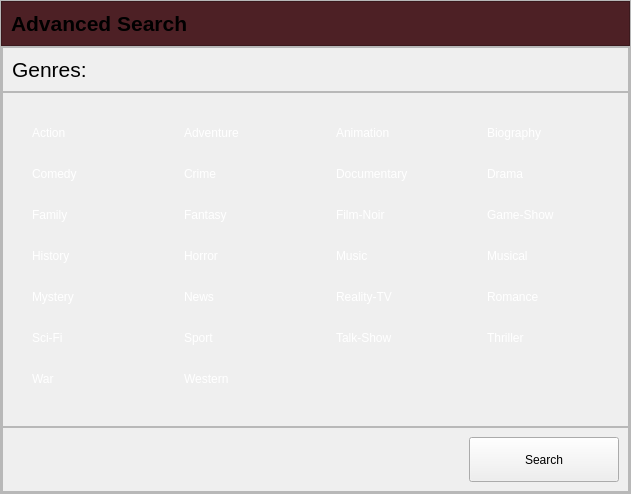
                <widget class="QWidget" name="scrollAreaWidgetContents_2">
                 <property name="geometry">
                  <rect>
                   <x>0</x>
                   <y>0</y>
                   <width>631</width>
                   <height>494</height>
                  </rect>
                 </property>
                 <layout class="QHBoxLayout" name="horizontalLayout_28">
                  <property name="spacing">
                   <number>0</number>
                  </property>
                  <property name="leftMargin">
                   <number>0</number>
                  </property>
                  <property name="topMargin">
                   <number>0</number>
                  </property>
                  <property name="rightMargin">
                   <number>0</number>
                  </property>
                  <property name="bottomMargin">
                   <number>0</number>
                  </property>
                  <item>
                   <widget class="QFrame" name="frame_34">
                    <property name="frameShape">
                     <enum>QFrame::StyledPanel</enum>
                    </property>
                    <property name="frameShadow">
                     <enum>QFrame::Raised</enum>
                    </property>
                    <layout class="QVBoxLayout" name="verticalLayout_15">
                     <property name="spacing">
                      <number>0</number>
                     </property>
                     <property name="leftMargin">
                      <number>0</number>
                     </property>
                     <property name="topMargin">
                      <number>0</number>
                     </property>
                     <property name="rightMargin">
                      <number>0</number>
                     </property>
                     <property name="bottomMargin">
                      <number>0</number>
                     </property>
                     <item alignment="Qt::AlignTop">
                      <widget class="QFrame" name="frame_35">
                       <property name="styleSheet">
                        <string notr="true">background-color: rgb(77, 32, 37);</string>
                       </property>
                       <property name="frameShape">
                        <enum>QFrame::StyledPanel</enum>
                       </property>
                       <property name="frameShadow">
                        <enum>QFrame::Raised</enum>
                       </property>
                       <layout class="QVBoxLayout" name="verticalLayout_16">
                        <item>
                         <widget class="QLabel" name="label_11">
                          <property name="font">
                           <font>
                            <pointsize>16</pointsize>
                            <bold>true</bold>
                           </font>
                          </property>
                          <property name="text">
                           <string>Advanced Search</string>
                          </property>
                         </widget>
                        </item>
                       </layout>
                      </widget>
                     </item>
                     <item>
                      <widget class="QFrame" name="frame_36">
                       <property name="frameShape">
                        <enum>QFrame::StyledPanel</enum>
                       </property>
                       <property name="frameShadow">
                        <enum>QFrame::Raised</enum>
                       </property>
                       <layout class="QVBoxLayout" name="verticalLayout_17">
                        <property name="spacing">
                         <number>0</number>
                        </property>
                        <property name="leftMargin">
                         <number>0</number>
                        </property>
                        <property name="topMargin">
                         <number>0</number>
                        </property>
                        <property name="rightMargin">
                         <number>0</number>
                        </property>
                        <property name="bottomMargin">
                         <number>0</number>
                        </property>
                        <item alignment="Qt::AlignTop">
                         <widget class="QFrame" name="frame_37">
                          <property name="frameShape">
                           <enum>QFrame::StyledPanel</enum>
                          </property>
                          <property name="frameShadow">
                           <enum>QFrame::Raised</enum>
                          </property>
                          <layout class="QVBoxLayout" name="verticalLayout_18">
                           <item>
                            <widget class="QLabel" name="label_12">
                             <property name="font">
                              <font>
                               <pointsize>16</pointsize>
                              </font>
                             </property>
                             <property name="text">
                              <string>Genres:</string>
                             </property>
                            </widget>
                           </item>
                          </layout>
                         </widget>
                        </item>
                        <item>
                         <widget class="QFrame" name="genres_frame">
                          <property name="sizePolicy">
                           <sizepolicy hsizetype="Preferred" vsizetype="Expanding">
                            <horstretch>0</horstretch>
                            <verstretch>0</verstretch>
                           </sizepolicy>
                          </property>
                          <property name="styleSheet">
                           <string notr="true">QCheckBox
{
	background-color: transparent;
    color: #fff;
	border: none;
	width: 20px;
    height: 20px;

}


QCheckBox::indicator
{
	image: url(:/icons/square.svg);
	width: 20px;
    height: 20px;

}


QCheckBox::indicator:checked
{
    image: url(:/icons/check-square.svg);
	background-color: transparent;
    border: none;

}


QCheckBox::indicator:unchecked:hover
{
	border: 2px solid transparent;; 

}

QCheckBox::indicator:checked:hover
{
	border: 2px solid transparent;; 

}

QCheckBox::disabled
{
	color: #656565;

}


QCheckBox::indicator:disabled
{
	background-color: #656565;
	color: #656565;
    border: 1px solid #656565;

}</string>
                          </property>
                          <property name="frameShape">
                           <enum>QFrame::StyledPanel</enum>
                          </property>
                          <property name="frameShadow">
                           <enum>QFrame::Raised</enum>
                          </property>
                          <layout class="QGridLayout" name="gridLayout_2">
                           <property name="spacing">
                            <number>0</number>
                           </property>
                           <item row="2" column="1">
                            <widget class="QCheckBox" name="fantasy">
                             <property name="cursor">
                              <cursorShape>PointingHandCursor</cursorShape>
                             </property>
                             <property name="text">
                              <string>Fantasy</string>
                             </property>
                            </widget>
                           </item>
                           <item row="0" column="0">
                            <widget class="QCheckBox" name="action">
                             <property name="minimumSize">
                              <size>
                               <width>0</width>
                               <height>0</height>
                              </size>
                             </property>
                             <property name="cursor">
                              <cursorShape>PointingHandCursor</cursorShape>
                             </property>
                             <property name="text">
                              <string>Action</string>
                             </property>
                             <property name="iconSize">
                              <size>
                               <width>16</width>
                               <height>16</height>
                              </size>
                             </property>
                             <property name="checked">
                              <bool>false</bool>
                             </property>
                            </widget>
                           </item>
                           <item row="6" column="0">
                            <widget class="QCheckBox" name="mystery">
                             <property name="cursor">
                              <cursorShape>PointingHandCursor</cursorShape>
                             </property>
                             <property name="text">
                              <string>Mystery</string>
                             </property>
                            </widget>
                           </item>
                           <item row="4" column="1">
                            <widget class="QCheckBox" name="horror">
                             <property name="cursor">
                              <cursorShape>PointingHandCursor</cursorShape>
                             </property>
                             <property name="text">
                              <string>Horror</string>
                             </property>
                            </widget>
                           </item>
                           <item row="2" column="0">
                            <widget class="QCheckBox" name="family">
                             <property name="cursor">
                              <cursorShape>PointingHandCursor</cursorShape>
                             </property>
                             <property name="text">
                              <string>Family</string>
                             </property>
                            </widget>
                           </item>
                           <item row="1" column="1">
                            <widget class="QCheckBox" name="crime">
                             <property name="cursor">
                              <cursorShape>PointingHandCursor</cursorShape>
                             </property>
                             <property name="text">
                              <string>Crime</string>
                             </property>
                            </widget>
                           </item>
                           <item row="2" column="3">
                            <widget class="QCheckBox" name="game_show">
                             <property name="cursor">
                              <cursorShape>PointingHandCursor</cursorShape>
                             </property>
                             <property name="text">
                              <string>Game-Show</string>
                             </property>
                            </widget>
                           </item>
                           <item row="1" column="3">
                            <widget class="QCheckBox" name="drama">
                             <property name="cursor">
                              <cursorShape>PointingHandCursor</cursorShape>
                             </property>
                             <property name="text">
                              <string>Drama</string>
                             </property>
                            </widget>
                           </item>
                           <item row="2" column="2">
                            <widget class="QCheckBox" name="film_noir">
                             <property name="cursor">
                              <cursorShape>PointingHandCursor</cursorShape>
                             </property>
                             <property name="text">
                              <string>Film-Noir</string>
                             </property>
                            </widget>
                           </item>
                           <item row="1" column="2">
                            <widget class="QCheckBox" name="documentary">
                             <property name="cursor">
                              <cursorShape>PointingHandCursor</cursorShape>
                             </property>
                             <property name="text">
                              <string>Documentary</string>
                             </property>
                            </widget>
                           </item>
                           <item row="10" column="1">
                            <widget class="QCheckBox" name="western">
                             <property name="cursor">
                              <cursorShape>PointingHandCursor</cursorShape>
                             </property>
                             <property name="text">
                              <string>Western</string>
                             </property>
                            </widget>
                           </item>
                           <item row="6" column="2">
                            <widget class="QCheckBox" name="reality_tv">
                             <property name="cursor">
                              <cursorShape>PointingHandCursor</cursorShape>
                             </property>
                             <property name="text">
                              <string>Reality-TV</string>
                             </property>
                            </widget>
                           </item>
                           <item row="1" column="0">
                            <widget class="QCheckBox" name="comedy">
                             <property name="cursor">
                              <cursorShape>PointingHandCursor</cursorShape>
                             </property>
                             <property name="text">
                              <string>Comedy</string>
                             </property>
                            </widget>
                           </item>
                           <item row="0" column="3">
                            <widget class="QCheckBox" name="biography">
                             <property name="cursor">
                              <cursorShape>PointingHandCursor</cursorShape>
                             </property>
                             <property name="text">
                              <string>Biography</string>
                             </property>
                            </widget>
                           </item>
                           <item row="10" column="0">
                            <widget class="QCheckBox" name="war">
                             <property name="cursor">
                              <cursorShape>PointingHandCursor</cursorShape>
                             </property>
                             <property name="text">
                              <string>War</string>
                             </property>
                            </widget>
                           </item>
                           <item row="4" column="3">
                            <widget class="QCheckBox" name="musical">
                             <property name="cursor">
                              <cursorShape>PointingHandCursor</cursorShape>
                             </property>
                             <property name="text">
                              <string>Musical</string>
                             </property>
                            </widget>
                           </item>
                           <item row="6" column="3">
                            <widget class="QCheckBox" name="romance">
                             <property name="cursor">
                              <cursorShape>PointingHandCursor</cursorShape>
                             </property>
                             <property name="text">
                              <string>Romance</string>
                             </property>
                            </widget>
                           </item>
                           <item row="4" column="2">
                            <widget class="QCheckBox" name="music">
                             <property name="cursor">
                              <cursorShape>PointingHandCursor</cursorShape>
                             </property>
                             <property name="text">
                              <string>Music</string>
                             </property>
                            </widget>
                           </item>
                           <item row="6" column="1">
                            <widget class="QCheckBox" name="news">
                             <property name="cursor">
                              <cursorShape>PointingHandCursor</cursorShape>
                             </property>
                             <property name="text">
                              <string>News</string>
                             </property>
                            </widget>
                           </item>
                           <item row="4" column="0">
                            <widget class="QCheckBox" name="history">
                             <property name="cursor">
                              <cursorShape>PointingHandCursor</cursorShape>
                             </property>
                             <property name="text">
                              <string>History</string>
                             </property>
                            </widget>
                           </item>
                           <item row="0" column="1">
                            <widget class="QCheckBox" name="adventure">
                             <property name="cursor">
                              <cursorShape>PointingHandCursor</cursorShape>
                             </property>
                             <property name="text">
                              <string>Adventure</string>
                             </property>
                            </widget>
                           </item>
                           <item row="0" column="2">
                            <widget class="QCheckBox" name="animation">
                             <property name="cursor">
                              <cursorShape>PointingHandCursor</cursorShape>
                             </property>
                             <property name="text">
                              <string>Animation</string>
                             </property>
                            </widget>
                           </item>
                           <item row="7" column="1">
                            <widget class="QCheckBox" name="sport">
                             <property name="cursor">
                              <cursorShape>PointingHandCursor</cursorShape>
                             </property>
                             <property name="text">
                              <string>Sport</string>
                             </property>
                            </widget>
                           </item>
                           <item row="7" column="0">
                            <widget class="QCheckBox" name="sci_fi">
                             <property name="cursor">
                              <cursorShape>PointingHandCursor</cursorShape>
                             </property>
                             <property name="text">
                              <string>Sci-Fi</string>
                             </property>
                            </widget>
                           </item>
                           <item row="7" column="2">
                            <widget class="QCheckBox" name="talk_show">
                             <property name="cursor">
                              <cursorShape>PointingHandCursor</cursorShape>
                             </property>
                             <property name="text">
                              <string>Talk-Show</string>
                             </property>
                            </widget>
                           </item>
                           <item row="7" column="3">
                            <widget class="QCheckBox" name="thriller">
                             <property name="cursor">
                              <cursorShape>PointingHandCursor</cursorShape>
                             </property>
                             <property name="text">
                              <string>Thriller</string>
                             </property>
                            </widget>
                           </item>
                          </layout>
                         </widget>
                        </item>
                        <item alignment="Qt::AlignTop">
                         <widget class="QFrame" name="frame_39">
                          <property name="frameShape">
                           <enum>QFrame::StyledPanel</enum>
                          </property>
                          <property name="frameShadow">
                           <enum>QFrame::Raised</enum>
                          </property>
                          <layout class="QHBoxLayout" name="horizontalLayout_29">
                           <item>
                            <spacer name="horizontalSpacer_8">
                             <property name="orientation">
                              <enum>Qt::Horizontal</enum>
                             </property>
                             <property name="sizeHint" stdset="0">
                              <size>
                               <width>40</width>
                               <height>20</height>
                              </size>
                             </property>
                            </spacer>
                           </item>
                           <item>
                            <widget class="QPushButton" name="filter_search_button">
                             <property name="minimumSize">
                              <size>
                               <width>150</width>
                               <height>45</height>
                              </size>
                             </property>
                             <property name="maximumSize">
                              <size>
                               <width>100</width>
                               <height>50</height>
                              </size>
                             </property>
                             <property name="styleSheet">
                              <string notr="true">QPushButton:hover{
background-color: rgb(119, 34, 55);
}</string>
                             </property>
                             <property name="text">
                              <string>Search</string>
                             </property>
                            </widget>
                           </item>
                          </layout>
                         </widget>
                        </item>
                       </layout>
                      </widget>
                     </item>
                    </layout>
                   </widget>
                  </item>
                 </layout>
                </widget>
